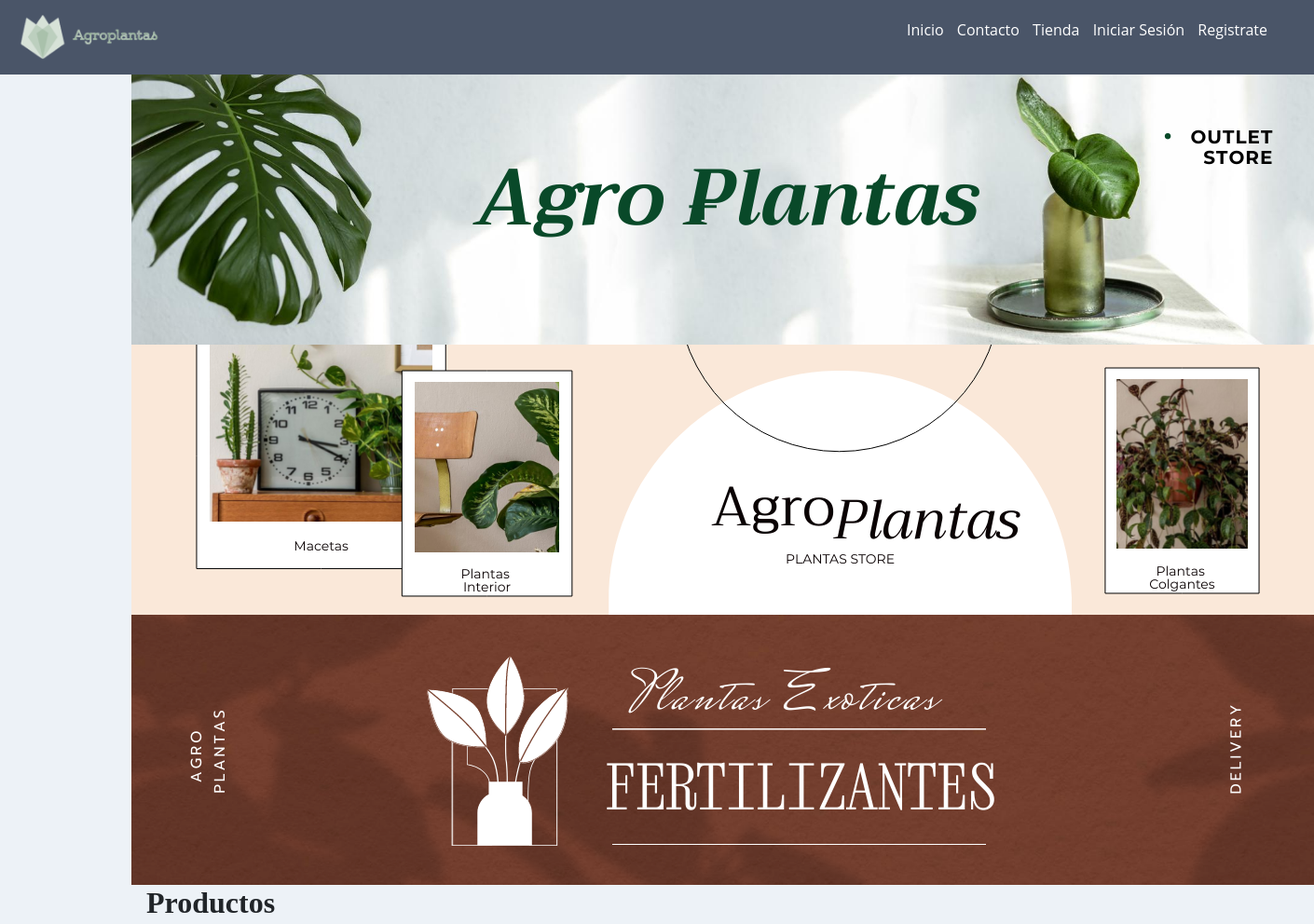
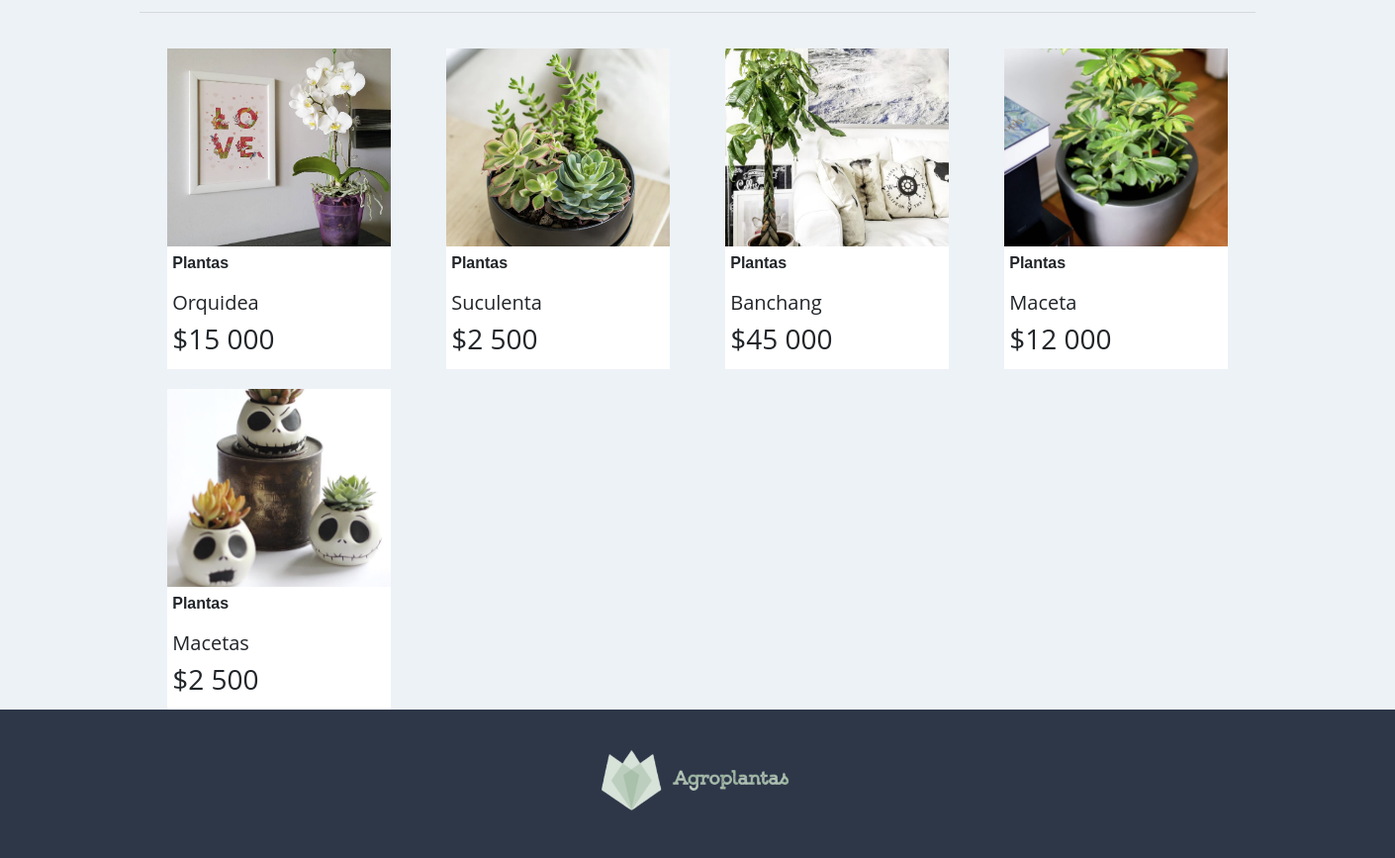
The page / on the database its author committed (2 pictures, top to bottom).
### core/models.py (models this page shows, shortened)
class Producto(models.Model):
    codigo = models.CharField(max_length=6, primary_key=True, verbose_name= 'id_sku')
    nombre = models.CharField(max_length=50, verbose_name= 'Nombre Producto')
    precio = models.IntegerField()
    stock = models.IntegerField()
    descripcion = models.TextField()
    categoria = models.ForeignKey(Categoria, null=False, on_delete=models.PROTECT)
    fecha_pedido = models.DateField()
    imagen = models.ImageField(upload_to="productos", null=True)

class Categoria(models.Model):
    idcategoria = models.IntegerField(primary_key=True, verbose_name= 'Id de categoria')
    nombreCategoria = models.CharField(max_length=50, verbose_name= 'Nombre de la categoria')
    def __str__(self):
        return self.nombreCategoria

### core/views.py (the view)
# urls.py: 2. Add a URL to urlpatterns:  path('', views.home, name='home')
def home(request):
    productos = Producto.objects.all()
    data = {
        'productos': productos
    }
    return render(request, 'core/home.html', data)

### core/templates/core/home.html (shortened to what this page needs)
{% extends 'core/base.html' %}
{% load static %}
{% block css %}
<link rel="stylesheet" href="https://cdn.jsdelivr.net/bxslider/4.2.12/jquery.bxslider.css">
{% endblock %}
{% block contenido %}
<div class="slider">
    <div>
        <img src=" {% static 'core/img/banner/banner01.png' %}" alt="">
    </div>
    <div>
        <img src=" {% static 'core/img/banner/banner02.png' %}" alt="">
    </div>
    <div>
        <img src=" {% static 'core/img/banner/banner03.png' %}" alt="">
    </div>
</div>
{% load humanize %}
<h2><b>&nbsp;&nbsp;Productos</b></h2>
<hr>
<div class="productos">
    {% for p in productos %}
    <div class="producto">
        <div class="contenedor_producto">
            {% if p.imagen %}
            <img src=" {{ p.imagen.url }}" alt="imagen producto">
            {% endif %}
            <div class="detalle">
                <p
                    style="font-family: 'Trebuchet MS', 'Lucida Sans Unicode', 'Lucida Grande', 'Lucida Sans', Arial, sans-serif">
                    <b>{{ p.categoria | capfirst }}</b>
                </p>
                <h5>{{ p.nombre | title }}</h5>
                <h3>${{ p.precio | intcomma }}</h3>
            </div>
        </div>
    </div>
{% endfor %}
</div>
{% endblock %}

### core/templates/core/base.html (shortened to what this page needs)
<!DOCTYPE html>
<html lang="es">
<head>
    <link rel="stylesheet" href="https://cdn.jsdelivr.net/npm/bootstrap@4.6.1/dist/css/bootstrap.min.css"
>
    {% load static %}
    <link rel="stylesheet" href="https://cdn.jsdelivr.net/bxslider/4.2.12/jquery.bxslider.css">
    {% block css %}
    {% endblock %}
    <link rel="stylesheet" href="{% static 'core/css/estilos.css' %}">
</head>
<body>
    <header id="header">
        <div class="contenedor_logo">
            <img class="logo" src="{% static 'core/img/agroplantaslogo.png' %}" alt="logo">
        </div>
        <div>
            <nav id="nav">
                <ul>
                    <li>
                        <a href="{% url 'home' %}"> Inicio </a>
                    </li>
                    <li>
                        <a href="{% url 'contacto' %}">Contacto</a>
                    </li>
                    <li><a href="{% url 'galeria' %}">Tienda</a></li>
                    {% if user.is_authenticated %}
                    <li>
                        <a href="{% url 'logout' %}">Cerrar Sesión</a>
                    </li>
                    <li>
                        <a href="#">@{{ user.username }}</a>
                    </li>
                    {% else %}
                    <li>
                        <a href="{% url 'login' %}">Iniciar Sesión</a>
                    </li>
                    <li>
                        <a href="{% url 'registro' %}">Registrate</a>
                    </li>
                    {% endif %}
                </ul>
            </nav>
        </div>
    </header>
    <div id="contenido">
        {% block contenido %}
        {% endblock %}
    </div>
    <footer>
        <div class="logo_footer">
            <img src="{% static 'core/img/agroplantaslogo.png' %}" alt="logo">
        </div>
    </footer>
</body>
</html>

### core/static/core/css/estilos.css (style rules this page uses)
* { margin:0; padding:0; }
body { background-color:#EDF2F7; font-family: 'Open Sans', sans-serif; }
h1,h2 { font-family: 'Balsamiq Sans', cursive; }
header { width: 100%; height: 80px; background-color: #4A5568; display: flex; justify-content: space-between; }
header > div { width: 50%; }
.contenedor_logo { display: flex; align-items: center; }
.logo { width: 155px; margin-left: 20px; }
nav { display: flex; justify-content: flex-end; align-items: center; height: 100%; }
nav > ul { margin-right: 50px; }
nav > ul > li { display: inline; margin-left: 10px; }
nav a { color:white; text-decoration: none; }
#contenido { width: 80%; margin:auto; max-width: 1280px; min-height: 100vh; }
.productos { display: flex; flex-wrap: wrap; }
.producto { width: 25%; margin-top: 20px; }
.producto img { width: 100%; height: 200px; object-fit: cover; }
.producto .detalle { padding: 5px; }
.producto .contenedor_producto { background-color: white; width: 80%; margin: auto; }
footer { width: 100%; height: 150px; background-color: #2D3748; }
footer > .logo_footer { display: flex; justify-content: center; align-items: center; height: calc(150% - 80px); }
footer > .logo_footer > img { width: 200px; }

### rows shown on the page
Producto: imagen (picture), categoria "Plantas", nombre "Orquidea", precio "15 000"
Producto: imagen (picture), categoria "Plantas", nombre "Suculenta", precio "2 500"
Producto: imagen (picture), categoria "Plantas", nombre "Banchang", precio "45 000"
Producto: imagen (picture), categoria "Plantas", nombre "Maceta", precio "12 000"
Producto: imagen (picture), categoria "Plantas", nombre "Macetas", precio "2 500"
